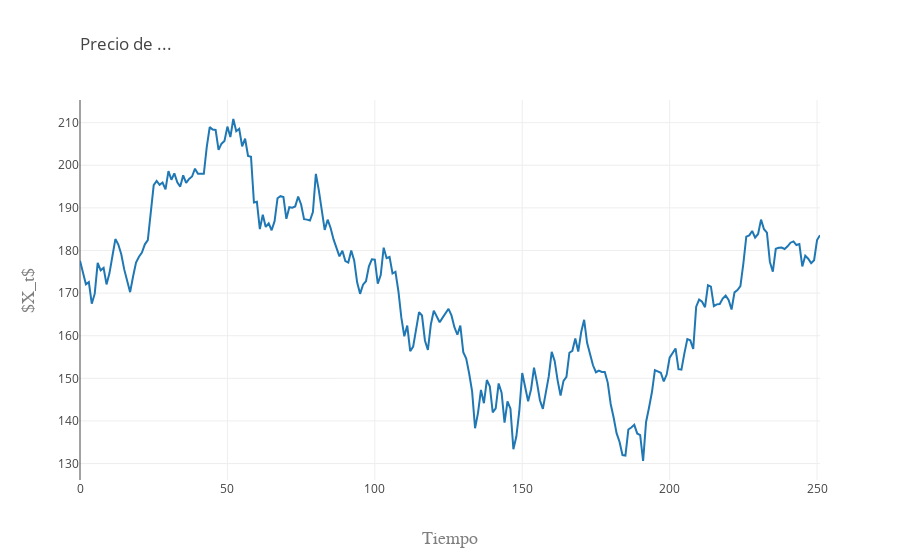

The cell this chart's notebook holds for it:
### Markdown cell above
**Gráfica de la acción**

### Code cell
trace1 = go.Scatter(
    y = X,
    x = np.arange(N),
    name = '$X_1$'
)

data = [trace1]
layout = go.Layout(
    title=go.layout.Title(
        text='Precio de ...',
        xref='paper',
        x=0
    ),
    xaxis=go.layout.XAxis(
        title=go.layout.xaxis.Title(
            text='Tiempo',
            font=dict(
                family='Arial',
                size=18,
                color='#7f7f7f'
            )
        )
    ),
    yaxis=go.layout.YAxis(
        title=go.layout.yaxis.Title(
            text='$X_t$',
            font=dict(
                family='Arial',
                size=18,
                color='#7f7f7f'
            )
        )
    )
)
fig = go.Figure(data=data, layout=layout)
py.iplot(fig, filename='Accion')

### Figure 1 — Plotly figure (JSON) as saved in the notebook; plotly's stock layout.template omitted (floating-point values rounded to 4 significant figures; data arrays with more than 128 entries replaced by an {"elided": "..."} marker saying what was removed)
{"data": [{"name": "$X_1$", "type": "scatter", "uid": "536ce89c-d1a2-402e-901b-65889cbcd131", "x": {"elided": "252 int values"}, "y": {"elided": "252 float values"}}], "layout": {"autosize": true, "title": {"text": "Precio de ...", "x": 0, "xref": "paper"}, "xaxis": {"autorange": true, "range": [0, 251], "title": {"font": {"color": "#7f7f7f", "family": "Arial", "size": 18}, "text": "Tiempo"}, "type": "linear"}, "yaxis": {"autorange": true, "range": [126.1, 215.3], "title": {"font": {"color": "#7f7f7f", "family": "Arial", "size": 18}, "text": "$X_t$"}, "type": "linear"}}}
